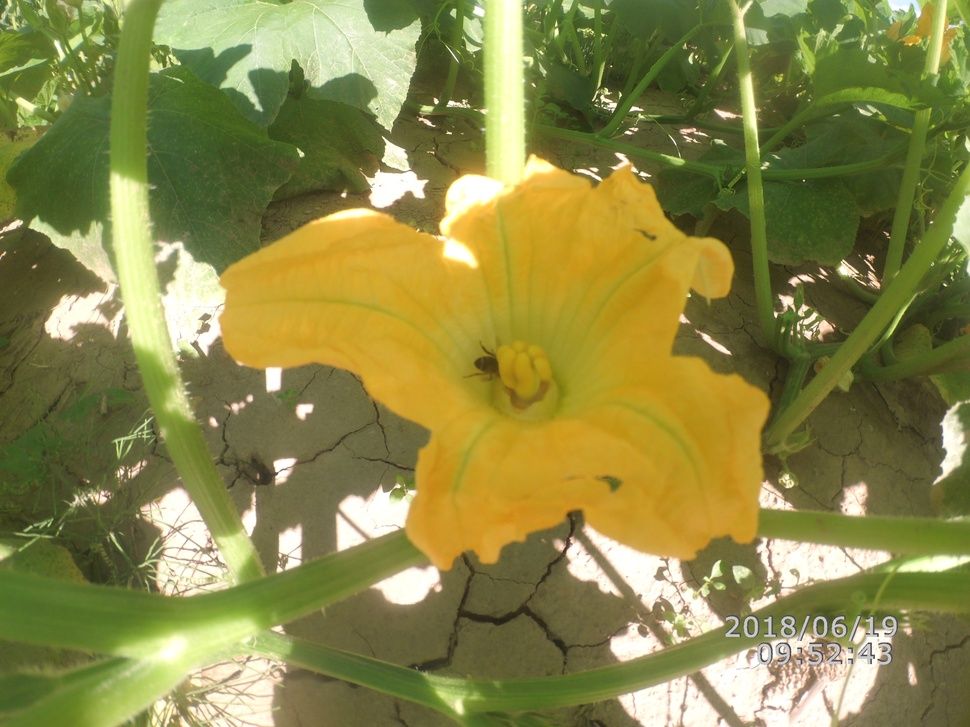
#> input picture MultiLabel/int.jpg, 970 x 727 px, shrunk from 2560 x 1920 before the run
$ python sub.py
#> lines starting #> are read from the running program, lines starting #| are printed output that depends on the picture; after the words box and inside, x2 and y2 are one past the last pixel; in counts of white or black regions, pixels touching at a corner belong together
import numpy as np
import os
from skimage import io
import time
from PIL import Image

inputImg = "int.jpg"
img = io.imread(str(inputImg))
#> img is the input picture: shape (727, 970, 3); mean R, G, B 138.2, 135.3, 72.3
avg = io.imread("average.png")
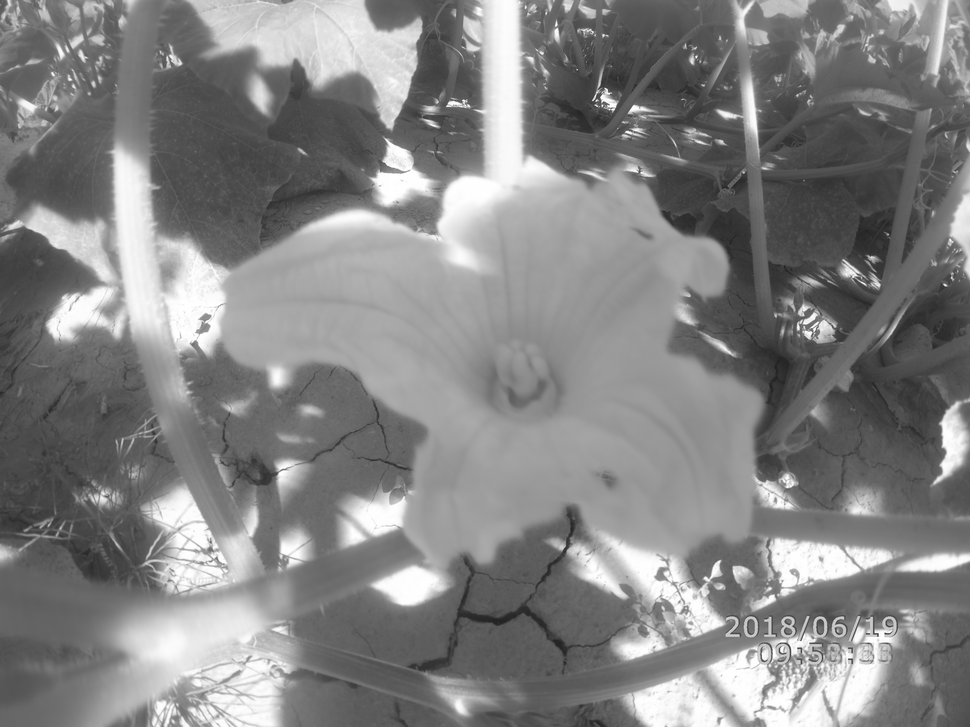
#> input picture MultiLabel/average.png, 970 x 727 px, shrunk from 2560 x 1920 before the run
#> avg is the input picture: shape (727, 970); min 34, max 255, mean 131.2

img = np.round(np.dot(img[...,:3],[.3,.6,.1])).astype(int)
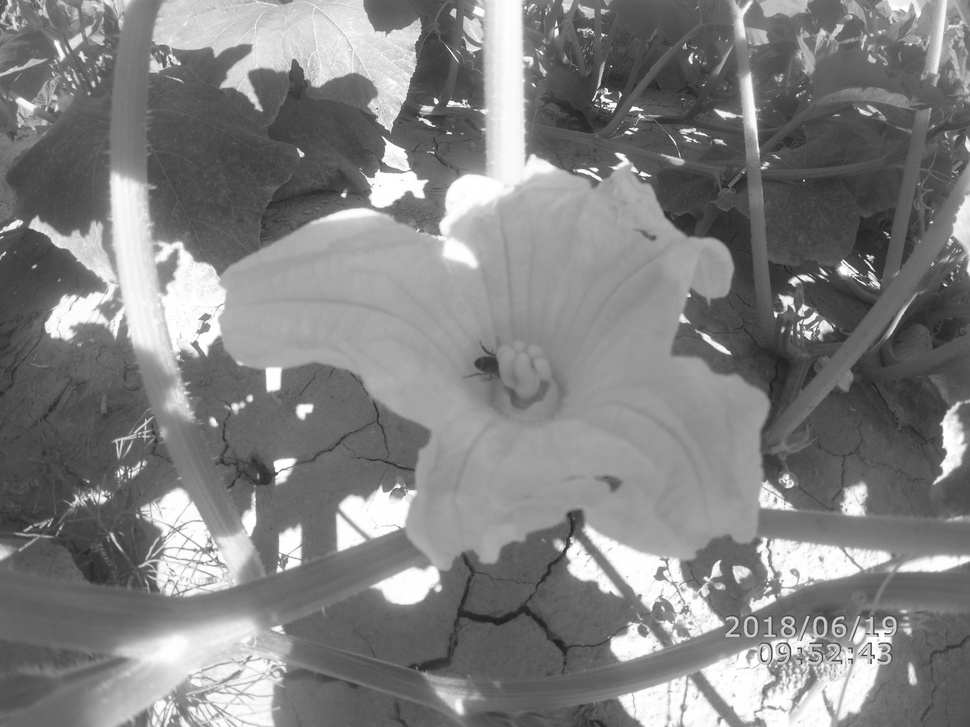
#> img: shape (727, 970) int64; min 30, max 255, mean 129.9
maxI = 0
g = np.ceil(avg-img).astype(int)
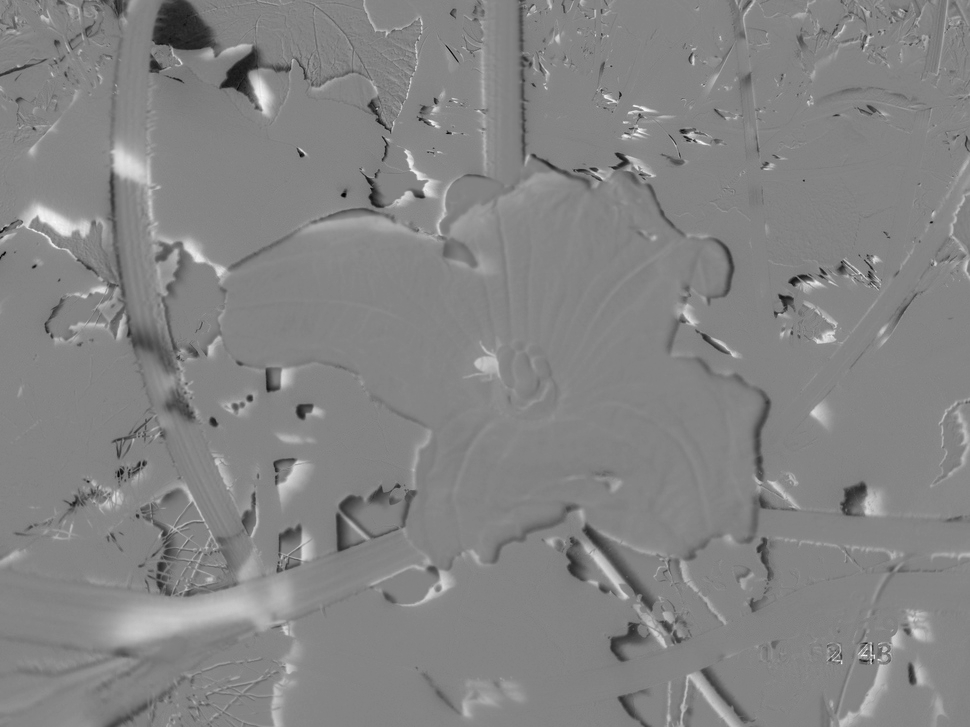
#> g: shape (727, 970) int64; min -160, max 151, mean 1.3; drawn with min black and max white
for i in range(g.shape[0]):
	for j in range(g.shape[1]):
		if(g[i,j] < 50):
			g[i,j] =  0
		else:
			g[i,j] = 255
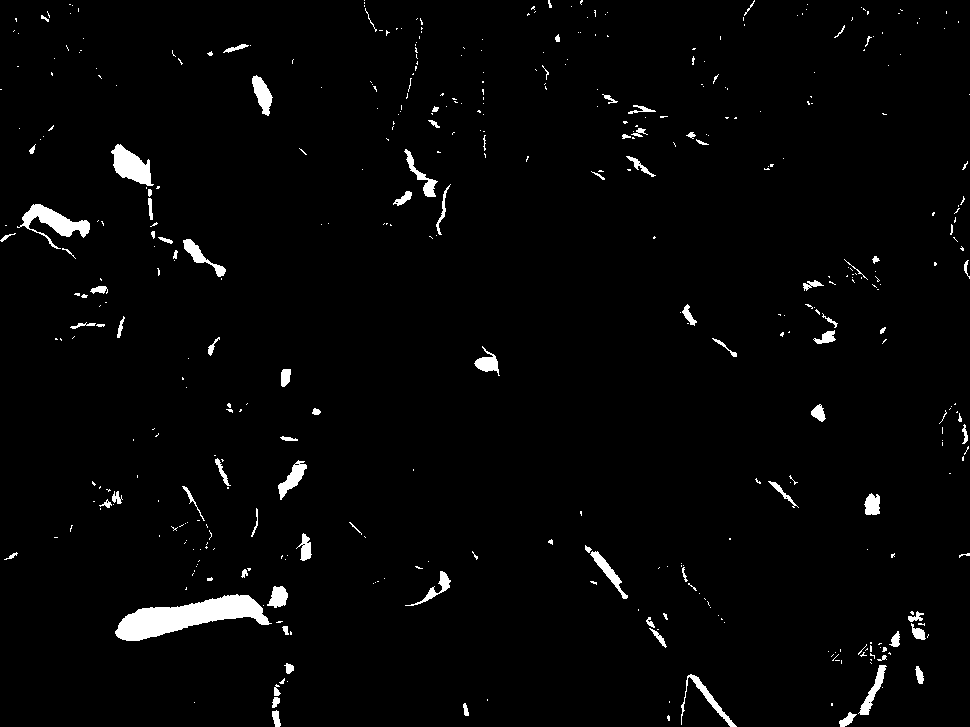
#> g: shape (727, 970) int64; 2.3% white; 440 white regions (348 under 20 px), largest, box (x1, y1, x2, y2) and area: (115, 594, 272, 641) 3556, (17, 204, 90, 249) 1124, (111, 144, 154, 186) 978
	#if(g[i, j] < 200):
		#	g[i,j] = 0
#> (the run stopped early here; a loop or call above may not have finished)
